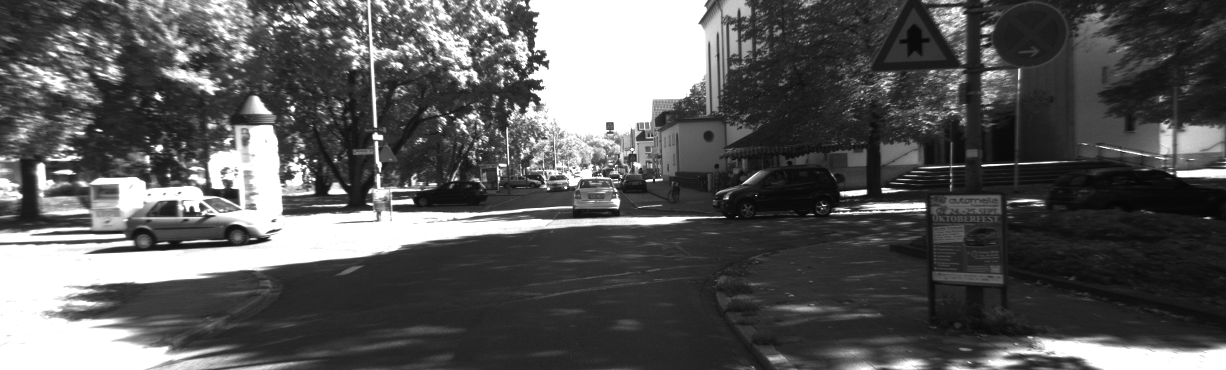
//> input picture camera_slam/CLionProjects/02Feature_extraction/1.png, 1226 x 370 px
$ ./Brute_crossCheck_RANSAC   (built with g++ and OpenCV 4)
//> lines starting //> are read from the running program, lines starting //| are printed output that depends on the picture
#include <iostream>
#include<opencv2/opencv.hpp> // 包含所有的opencv2
#include<opencv2/xfeatures2d.hpp> // 包含contribute中的函数
#include<chrono> // 日期和时间标准库

using namespace std;
using namespace cv;

vector<DMatch> ransac(vector<DMatch> matches,vector<KeyPoint> queryKeyPoint,vector<KeyPoint> trainKeyPoint)
{
    //定义保存匹配点对坐标
    vector<Point2f> srcPoints(matches.size()),dstPoints(matches.size());
    //保存从关键点中提取到的匹配点对的坐标
    for(int i=0;i<matches.size();i++)
    {
        srcPoints[i]=queryKeyPoint[matches[i].queryIdx].pt;
        dstPoints[i]=trainKeyPoint[matches[i].trainIdx].pt;
    }
    //保存计算的单应性矩阵
    Mat homography;
    //保存点对是否保留的标志
    vector<unsigned char> inliersMask(srcPoints.size());
    //匹配点对进行RANSAC过滤
    homography = findHomography(srcPoints, dstPoints, CV_RANSAC, 5, inliersMask);
    //RANSAC过滤后的点对匹配信息
    vector<DMatch> matches_ransac;
    //手动的保留RANSAC过滤后的匹配点对
    for(int i=0;i<inliersMask.size();i++)
    {
        if(inliersMask[i])
        {
            matches_ransac.push_back(matches[i]);
            //cout<<"第"<<i<<"对匹配："<<endl;
            //cout<<"queryIdx:"<<matches[i].queryIdx<<"\ttrainIdx:"<<matches[i].trainIdx<<endl;
            //cout<<"imgIdx:"<<matches[i].imgIdx<<"\tdistance:"<<matches[i].distance<<endl;
        }
    }
    //返回RANSAC过滤后的点对匹配信息
    return matches_ransac;
}

int main( int argc, char* argv[] ) // char* argv[]或者char** argv, 设置文件路径
// Clion: Run --> Edit configurations --> Program arguments && Working directory
{
    // 读取图像
    Mat img1 = imread( "../1.png", CV_LOAD_IMAGE_COLOR );
//> img1 is the input picture: 370 rows x 1226 cols, CV_8UC3; min 5, max 255, mean 89.6
    Mat img2 = imread( "../2.png", CV_LOAD_IMAGE_COLOR );
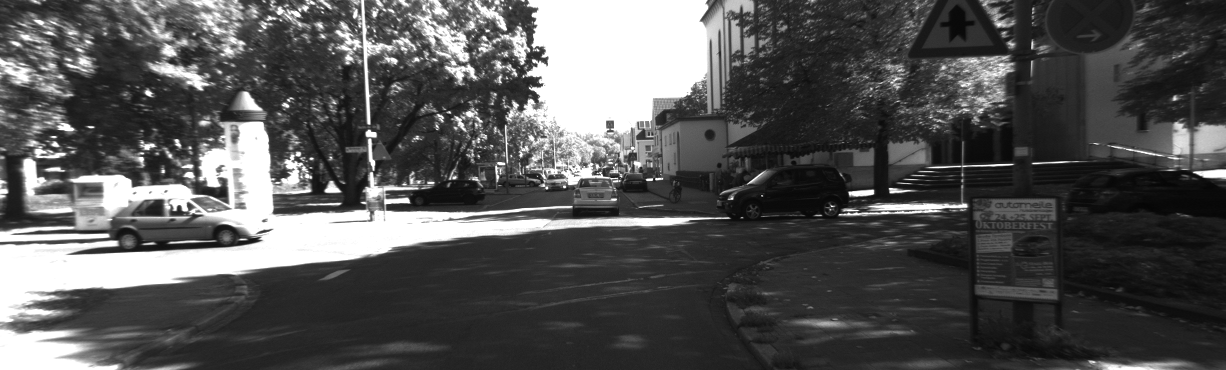
//> input picture camera_slam/CLionProjects/02Feature_extraction/2.png, 1226 x 370 px
//> img2 is the input picture: 370 rows x 1226 cols, CV_8UC3; min 5, max 255, mean 83.9

    // 1. 初始化
    vector<KeyPoint> keypoints1, keypoints2;
    Mat descriptors1, descriptors2;
    Ptr<ORB> orb = ORB::create(1000);

    // 2. 提取特征点
    orb->detect(img1, keypoints1);
//> keypoints1 = 1000 keypoints; strongest (x, y, size): (865, 191, 37.2), (865, 193, 31), (864, 192, 44.6), (329, 192, 31)
    orb->detect(img2, keypoints2);
//> keypoints2 = 1000 keypoints; strongest (x, y, size): (873, 192, 31), (872, 191, 37.2), (849, 192, 31), (299, 154, 31)

    // 3. 计算特征描述符
    orb->compute(img1, keypoints1, descriptors1);
    orb->compute(img2, keypoints2, descriptors2);

    // 4. 对两幅图像的BRIEF描述符进行匹配，使用BFMatch，Hamming距离作为参考
    vector<DMatch> goodMatches;

    chrono::steady_clock::time_point t1 = chrono::steady_clock::now(); // 计时开始
    BFMatcher matcher(NORM_HAMMING, true);
    matcher.match(descriptors1, descriptors2, goodMatches);
//> goodMatches = 623 matches

    chrono::steady_clock::time_point t2 = chrono::steady_clock::now(); // 计时结束
    chrono::duration<double> time_used = chrono::duration_cast<chrono::duration<double>>(t2-t1);
    cout << "cost time: " << time_used.count()*1000 << " ms" << endl;

    cout << "good matches: " << goodMatches.size() << endl;
//| good matches: 623

    // 5、绘制匹配结果
    Mat img_match;
    Mat img_goodmatch;
    drawMatches( img1, keypoints1, img2, keypoints2, goodMatches, img_match );
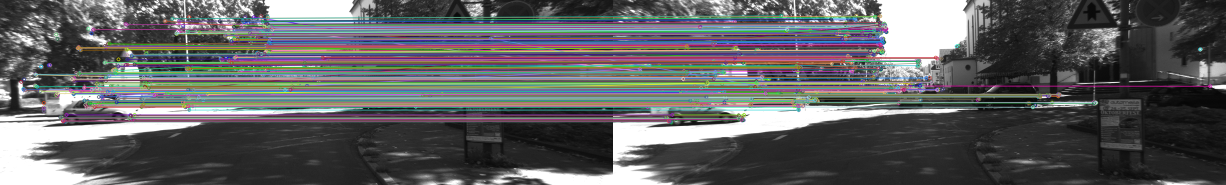
//> img_match: 370 rows x 2452 cols, CV_8UC3 (shown at 1/2 size); mean B, G, R 97.1, 95.9, 95.5
    imshow( "match", img_match );


    // vector<DMatch> ransac(vector<DMatch> matches,vector<KeyPoint> queryKeyPoint,vector<KeyPoint> trainKeyPoint)
    vector<DMatch> matchesRansac;
    matchesRansac=ransac(goodMatches, keypoints1, keypoints2);
//> after the loop in ransac, `for(int i=0;i<matches.size();i++)`: srcPoints = 623 Points (x, y), first 12: [441, 117], [281, 182], [292, 177], [531, 91], [230, 141], [72, 149], [570, 185], [373, 135], [295, 158], [517, 78], [406, 185], [533, 49]; dstPoints = 623 Points (x, y), first 12: [439, 115], [273, 179], [286.8, 175.2], [529, 88], [508.8, 64.8], [326.4, 189.6], [569, 184], [366, 132], [291.6, 156], [516, 74], [404, 184], [532, 45]
//> in ransac, `homography = findHomography(srcPoints, dstPoints, CV_RANSAC, 5, inlier..`: homography = [[1.03, -0.0171, -14.98], [0.00479, 1.02, -7.2], [8.84e-06, -4.06e-05, 1]]; inliersMask = 623 values, max 1 at index 0, min 0 at index 4, mean 0.925
//> after the loop in ransac, `for(int i=0;i<inliersMask.size();i++)`: matches_ransac = 576 matches
//> matchesRansac = 576 matches

    Mat img_goodmatch_RANSAC;
    drawMatches( img1, keypoints1, img2, keypoints2, matchesRansac, img_goodmatch_RANSAC );
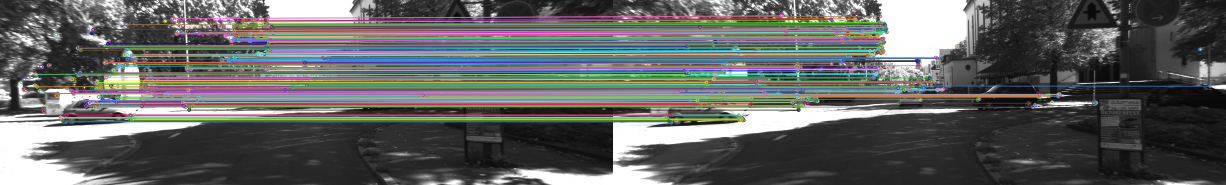
//> img_goodmatch_RANSAC: 370 rows x 2452 cols, CV_8UC3 (shown at 1/2 size); mean B, G, R 97.9, 97.6, 97.2
    imshow( "img_goodmatch_RANSAC", img_goodmatch_RANSAC );

    cout << "RANSAC matches: " << matchesRansac.size() << endl;
//| RANSAC matches: 576


    waitKey(0);

    return 0;
}
